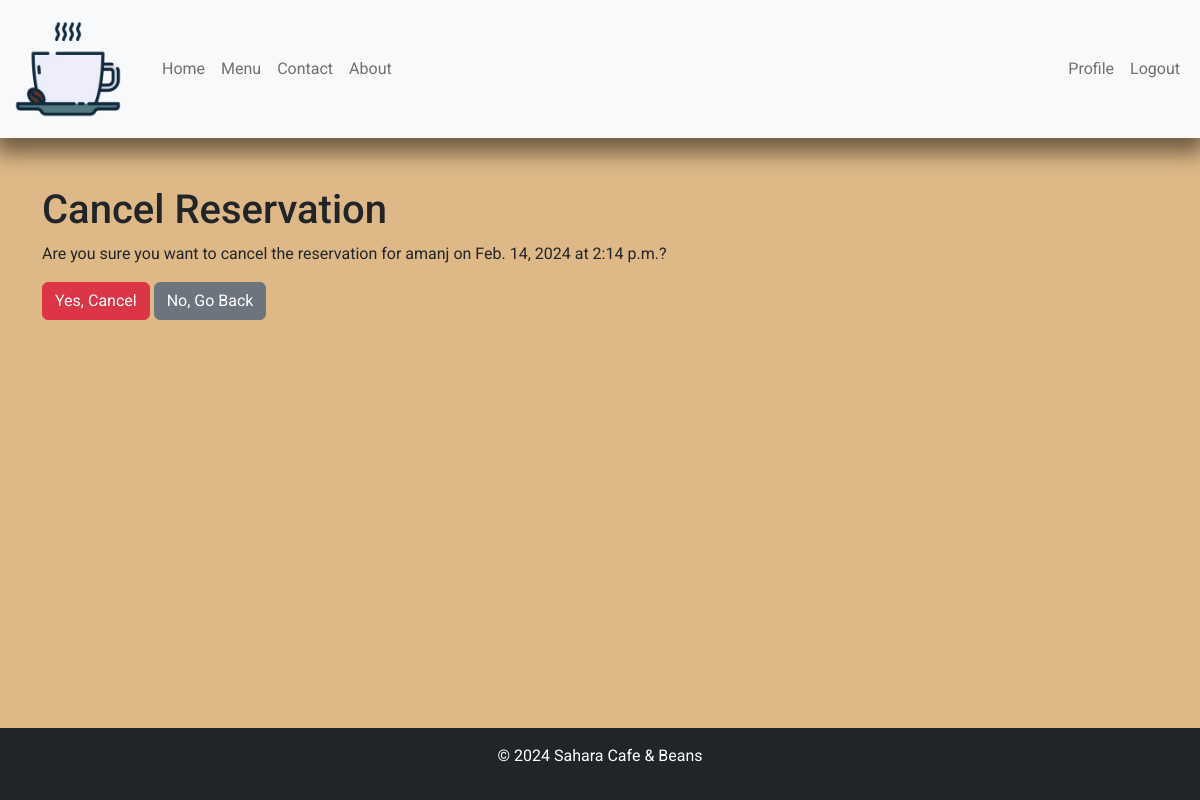
Before: /reservations/cancel_reservation/54/ (signed in) with the older database file.
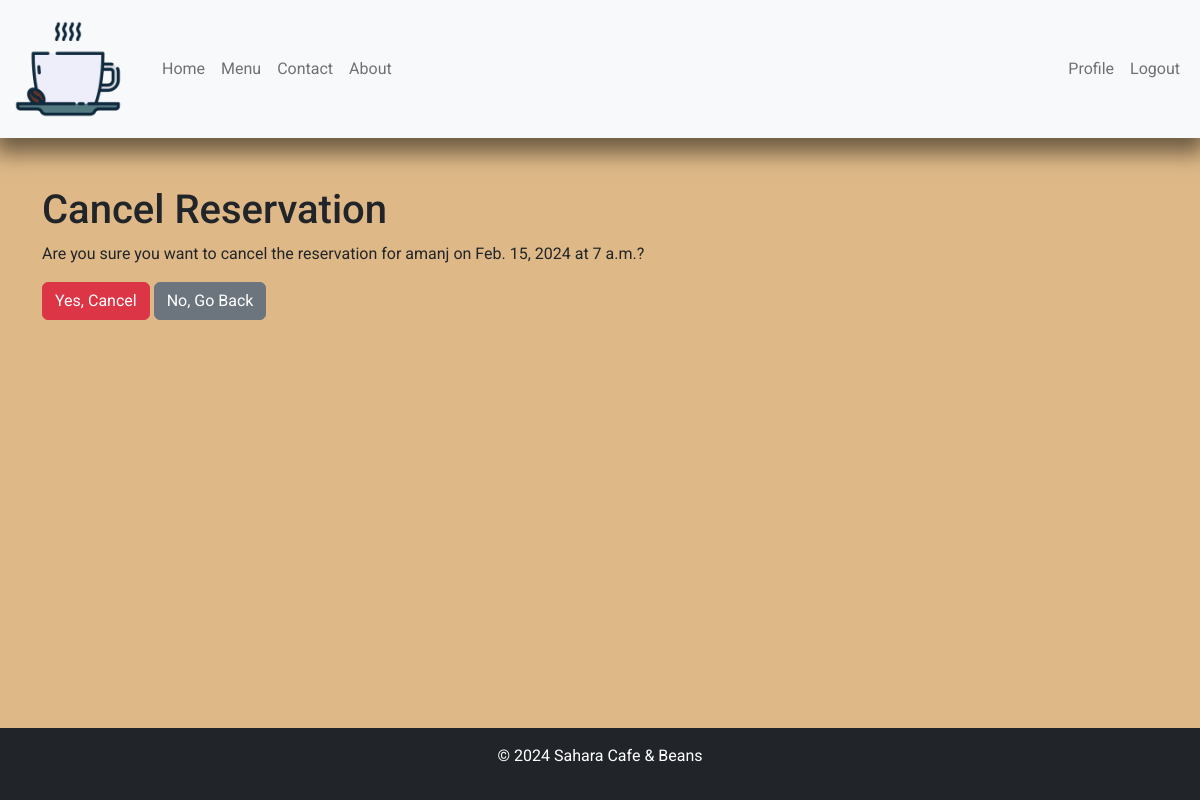
After: the same page with the newer database file.
### reservations/models.py (models this page shows, shortened)
class Reservation(models.Model):
    user = models.ForeignKey(User, on_delete=models.CASCADE)
    date = models.DateField()
    time = models.TimeField(choices=times_for_reservation)
    number_of_guests = models.IntegerField(choices=numb_of_guest_choices)
    created_at = models.DateTimeField(auto_now_add=True)

### reservations/views.py (the view, shortened to what this page needs)
# urls.py: path('cancel_reservation/<int:reservation_id>/', views.cancel_reservation, name='cancel_reservation'),
@login_required
def cancel_reservation(request, reservation_id):
    reservation = get_object_or_404(Reservation, id=reservation_id, user=request.user)
    difference = (reservation.date - timezone.now().date()).days
    return render(request, 'reservations/cancel_reservation.html', {'reservation': reservation})

### reservations/templates/reservations/cancel_reservation.html (shortened to what this page needs)
{% extends 'base.html' %}
{% block content %}
<div class="container mt-5">
    <h1>Cancel Reservation</h1>
    <p>Are you sure you want to cancel the reservation for {{ reservation.user.username}} on {{reservation.date}} at {{ reservation.time}}?</p>
    <form method="post">
        <button type="submit" class="btn btn-danger">Yes, Cancel</button>
        <a href="{% url 'accounts:profile_detail' %}" class="btn btn-secondary">No, Go Back</a>
    </form>
</div>
{% endblock %}

### templates/base.html (shortened to what this page needs)
{% load static %}
<!DOCTYPE html>
<html lang="en">
<head>
    {% block extra_css %}
    <link rel="stylesheet" href="https://cdnjs.cloudflare.com/ajax/libs/bootstrap/5.2.3/css/bootstrap.min.css" />
    <link rel="stylesheet" href="{% static 'css/base.css' %}">
    {% endblock %}
</head>
<body>
    {% include 'includes/header.html' %}
    <main>
        {% block content %}
        {% endblock %}
    </main>
    {% include 'includes/footer.html' %}
</body>
</html>

### templates/includes/header.html (shortened to what this page needs)
{% load static %}
<header>
    {% with request.resolver_match.url_name as url_name %}
        <nav class="navbar navbar-expand-lg bg-light">
            <div class="container-fluid">
                <a class="navbar-brand" href="{% url 'home' %}"><img src="{% static 'images/logo.webp' %}" alt="Logo for Sahara Cafe & Beans" class="logo"></a>
                <div class="collapse navbar-collapse" id="navbarNav">
                    <ul class="navbar-nav me-auto mb-2 mb-lg-0">
                        <li class="nav-item">
                            <a class="nav-link {% if url_name == 'home' %}active{% endif %}" aria-current="page" href="{% url 'home' %}">Home</a>
                        </li>
                        <li class="nav-item">
                            <a class="nav-link {% if url_name == 'menu_list' %}active{% endif %}" href="{% url 'menu:menu_list' %}">Menu</a>
                            <li class="nav-item">
                            <a class="nav-link {% if url_name == 'contact' %}active{% endif %}" href="{% url 'contact' %}">Contact</a>
                        </li>
                        <li class="nav-item">
                            <a class="nav-link {% if url_name == 'about' %}active{% endif %}" href="{% url 'about' %}">About</a>
                        </li>
                    </ul>
                    <ul class="navbar-nav">
                        {% if request.user.is_authenticated %}
                        {% if request.user.profile %}
                        <li class="nav-item">
                            <a class="nav-link {% if url_name == 'profile_detail' %}active{% endif %}" href="{% url 'accounts:profile_detail' %}">Profile</a>
                        </li>
                        {% else %}
                            <li class="nav-item">
                                <a class="nav-link {% if url_name == 'create_profile' %}active{% endif %}" href="{% url 'accounts:create_profile' %}">Create Profile</a>
                            </li>
                        {% endif %}
                        <li class="nav-item">
                            <a class="nav-link {% if url_name == 'accounts_logout' %}active{% endif %}" href="/accounts/logout/">Logout</a>
                        </li>
                        {% endif %}
                    </ul>
                </div>
            </div>
        </nav>
    {% endwith %}
</header>

### templates/includes/footer.html
{% load static %}
<footer class="bg-dark text-white text-center py-3">
    <p>&copy; 2024 Sahara Cafe & Beans</p>
</footer>

### static/css/base.css (style rules this page uses)
:root { --font-primary: 'Roboto', sans-serif; --font-size-base: 16px; --font-size-small: 0.8rem; --font-size-large: 1.25rem; --main-color: #a0522d; --accent-color: #deb887; --background-color: #fffaf0; --box-shadow-color: 0px 10px 20px 5px rgba(0, 0, 0, 0.5); }
.navbar { background-color: var(--accent-color); box-shadow: var(--box-shadow-color); }
.navbar .navbar-brand { margin-right: 30px; }
img.logo { width: 7rem; }
html, body { height: 100%; }
body { display: flex; flex-direction: column; font-family:var(--font-primary); }
h1, h2, h3, h4, h5, h6 { font-family: var(--font-size-base); }
main { flex: 1 0 auto; background-color: var(--accent-color); }

Changed rows visible on the page:
changed Reservation "amanj": date "Feb. 14, 2024" → "Feb. 15, 2024"; time "2:14 p.m." → "7 a.m."
